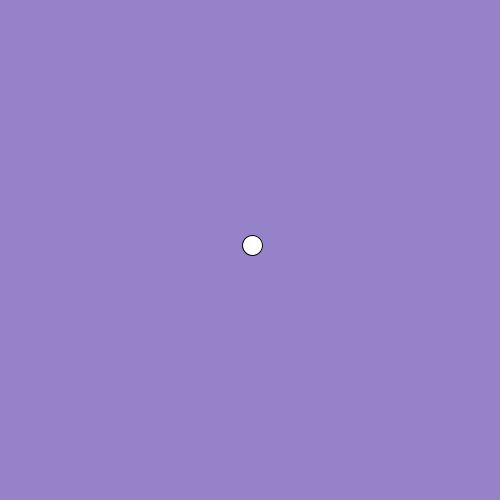
Frame 1 (no input)
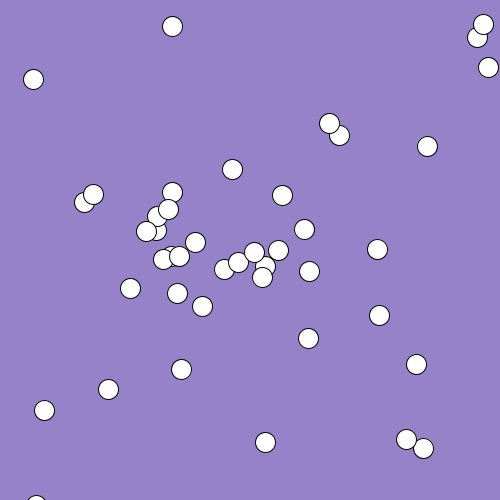
Frame 60 (the mouse pressed at the canvas centre just before this capture)
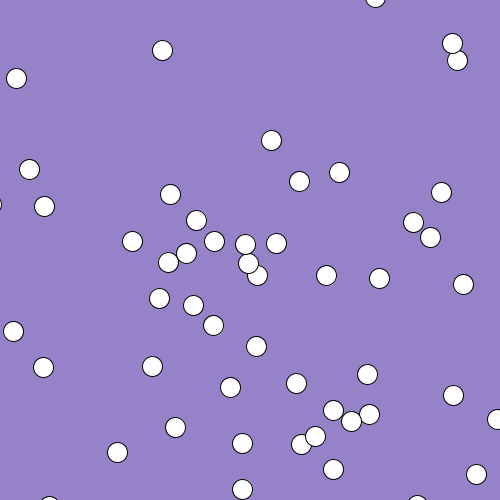
Frame 120 (the mouse held since frame 60 and released just before this capture)

The Processing sketch that drew these frames (run headless with seeded random() and noise(); from frame 60 on, the mouse is pressed at the canvas centre):

// Processing sketch: processing_49534
// ── processing_49534.pde

Particle[] pickles = new Particle [0] ;  


void setup() {
  size (500, 500);
  smooth ();
  
 // for(int i=0; i<pickles.length; i++) {
 //   pickles [i] = new Particle ();

//}

}

void draw() {
  
  //clear the backgorund
  background (150, 130, 200);
  
  //adding a new particle into the array
  pickles = (Particle[])append(pickles, new Particle());
  
 //draw all the particles
 
 for(int i=0; i<pickles.length; i++){
   
 pickles[i].update ();
 
 }
}

class Particle {
  
  //position properties for our particle
  float x;
  float y;
  
  //velocity is the change in position every frame
  float velX;
  float velY;
  
  //constructor: this is a special that is 
  //called whenever a Particle is instantiated.
  Particle () {
    
    
    // set the x and the y position to be the middle of the screen.
    x = width/2;
    y = height/2;
    
    // set the velocity to be a random number between 
    // -10 and 10 in both x and y directions.
    velX = random (-10, 10);
    velY = random (-10, 10);
  
  
}

void update () {
  
  //add the velocity to the position 
  x+= velX;
   y+= velY;  
   
   
   //set the fill colour and draw the particle
   fill (255);
   ellipse (x, y, 20, 20);
   
  
}

}
  
                
                
